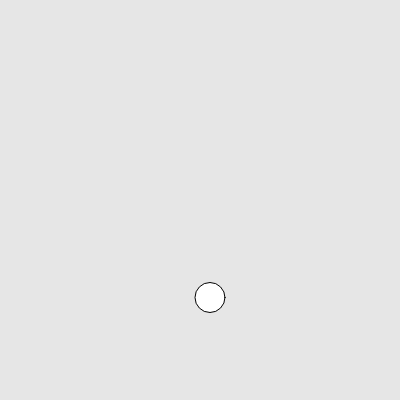
Frame 1 (no input)
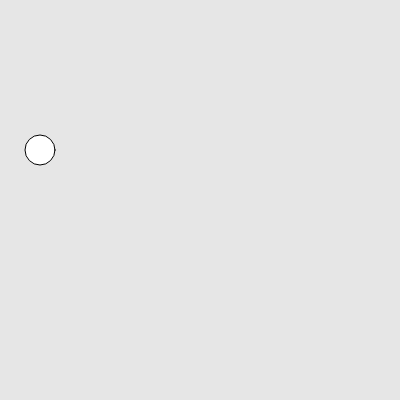
Frame 60 (no input)
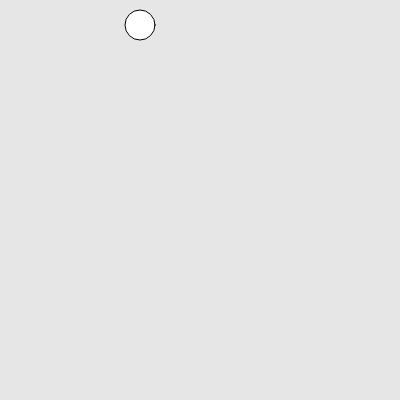
Frame 120 (the mouse pressed at the canvas centre since frame 60)

The p5.js sketch that drew these frames (run headless with seeded random() and noise() and a simulated clock; from frame 60 on, the mouse is pressed at the canvas centre):

// p5.js sketch
// ── sketch.js
function setup() {
  createCanvas(400, 400);
}

function vecAdd(a, b) {
  return new Vector(a.x + b.x, a.y + b.y);
}

function vecMultiple(o, t) {
  return new Vector(t * o.x, t * o.y);
}

class Vector {
  constructor(_x, _y) {
    this.x = _x;
    this.y = _y;
  }
  add(b) {
    let self = this;
    return new Vector(self.x + b.x, self.y + b.y);
  }
  mul(t) {
    let self = this;
    return new Vector(t * self.x, t * self.y);
  }
  magn() {
    let self = this;
    return sqrt(self.x**2 + self.y**2);
  }
  sub(b) {
    let self = this;
    return new Vector(self.x - b.x, self.y - b.y);
  }
  norm() {
    let self = this;
    return self.mul(1 / self.magn());
  }
  dot(b) {
    let self = this;
    return self.x * b.x + self.y * b.y;
  }
}

class Ball {
  constructor(_p, _v, _r) {
    this.p = _p;
    this.v = _v;
    this.r = _r;
  }
}

class Brick {
  constructor(_p, _r) {
    this.p = _p;
    this.r = _r;
  }
}


let ball = new Ball(
  new Vector(200, 300),
  new Vector(240, -60).mul(2.5),
  15
);




function draw() {
  ball.p = ball.p.add(ball.v.mul(1/60));

  
  if (ball.p.x > 385 || ball.p.x < 15) {
    ball.v.x = -ball.v.x;
  }
  if (ball.p.y < 15 || ball.p.y > 385) {
    ball.v.y = -ball.v.y;
  }
  
  background(230);
  circle(ball.p.x, ball.p.y, 2 * ball.r);
}
